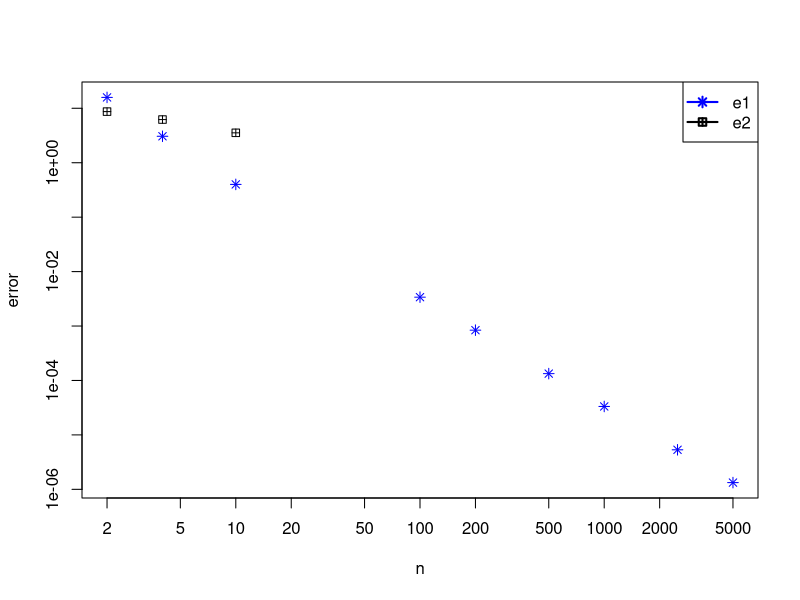
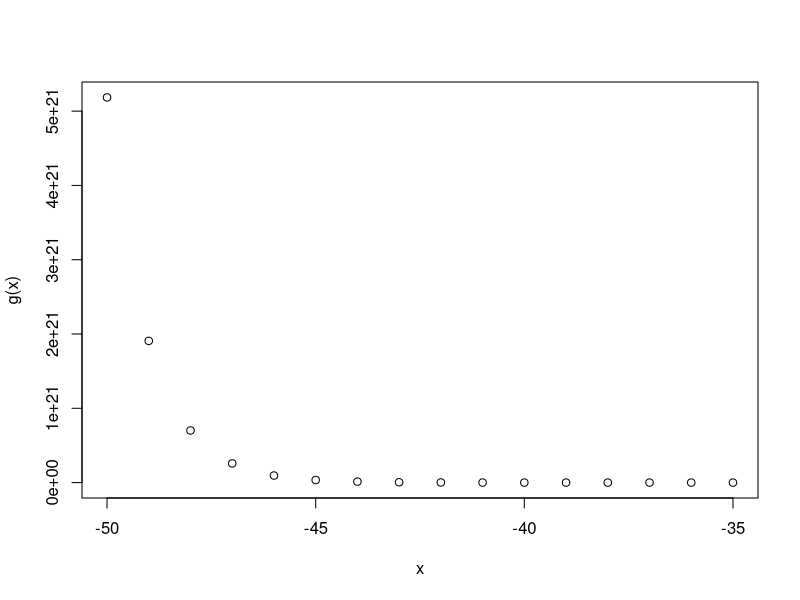

Write the R code that produced these figures, in order.
## ---- chunk 1
knitr::opts_chunk$set(echo = TRUE)
## ---- chunk 2
x <- 2*(3+4+5)
## ---- chunk 3
P <- c(-4,1,9,5,0,1,6,9,2)
S <- c(-1,2,1,2,7,-3,1,-3,4)
dim(P) <- c(3,3)
dim(S) <- c(3,3)
print(P)
print(S)

eigen(S)$values

eigen(P)$values
## ---- chunk 4
#function for I
f1 <- function(x) {
  return((3*sqrt(x))/2000)
}
#function for J
f2 <- function(x) {
  return(exp((x-3)*(x-4)))
}
#function for K
f3 <- function(x) {
  return((cos(3*x+1)^2)/(1.05 + sin(x)))
}

#this function takes a function f, two indices (a,b) and a tolerance value. This function continuously uses the trap method to find the integral of f-increasing the size of measurements every iteration. When the dif between the actual integral and the trap method's integral is low enough to meet our tolerance threshold, the loop ends and returns the calculated area and error. 

my.trapezoid <- function(f, a, b, tol=1e-6){
  #initial amt of measurements  
  n <- 4
  #initialize tolerance to 1. Will continue to get smaller as 
  tolerance <- 1
  actual <- integrate(f,a,b)
  #while tolerance is higher than our threshold, compute integral with 2n measurements
  while (tolerance > tol){
    #find integral with trap method
    x <- seq(a,b,length = n)
    y <- f(x)
    h <- (b-a) / (n-1)
    area <- (h * sum(y[1:(n-1)]) / 2) + (h * sum(y[2:n]) / 2)
    #calculates and updates tolerance
    tolerance <- abs(area - actual$value)/actual$value
    error <- abs(area-actual$value)
    #set n to 2n
    n <- n*2
  }
  return(c(area,error))
}

sprintf("%.15f",my.trapezoid(f1,0,100,tol=1e-6))
sprintf("%.15f",my.trapezoid(f2,2,5,tol=1e-6))
sprintf("%.15f",my.trapezoid(f3,-pi,pi,tol=1e-6))
## ---- chunk 5
#same function, but only find the error of one trap calculation for a specific n
my.trapezoid2 <- function(f, a, b, n){
  area <- 0
  actual <- integrate(f,a,b)
  x <- seq(a,b,length = n)
  y <- f(x)
  h <- (b-a) / (n-1)
  area <- (h * sum(y[1:(n-1)]) / 2) + (h * sum(y[2:n]) / 2)
  error <- abs(area-actual$value)
  return(error)
}
## ---- chunk 6
nlist = c(2,4,10,100,200,500,1000,2500,5000)
i = 1
errors = 0
for(n in nlist){
  errors[i] = my.trapezoid2(f2,2,5,n)
  i = i + 1
}
i = 1
errors.1 = 0
for(n in nlist){
  errors.1[i] = my.trapezoid2(f3,-pi,pi,n)
  i = i + 1
}
## ---- chunk 7
x <- nlist
plot(x,errors,type='p',log='xy',col="blue",pch=8,xlab="n",ylab="error")
lines(x,errors.1,type='p',pch=12)
legend("topright",legend=c("e1","e2"),pch=c(8,12),lwd=2,col=c("blue","black"))

## ---- chunk 8
g <- function(x) {
  return(cosh(x) - sinh(x) - 0.1)
}

x <- -50:-35
plot(x,g(x))


secant <- function(func, x0, x1, tol = 1e-12){
  f <- func
  x2 <- x1 - f(x1) * (x1 - x0) / (f(x1) - f(x0))
  iteration <- 2
  while (abs(x2 - x1) > tol) {
    x0 <- x1
    x1 <- x2
    x2 <- x1 - f(x1) * (x1 - x0) / (f(x1) - f(x0))
    iteration <- iteration + 1
  }
  return(x2)
}
sprintf("%.15f",secant(g, 2.2, 2.4, tol = 1e-12))


